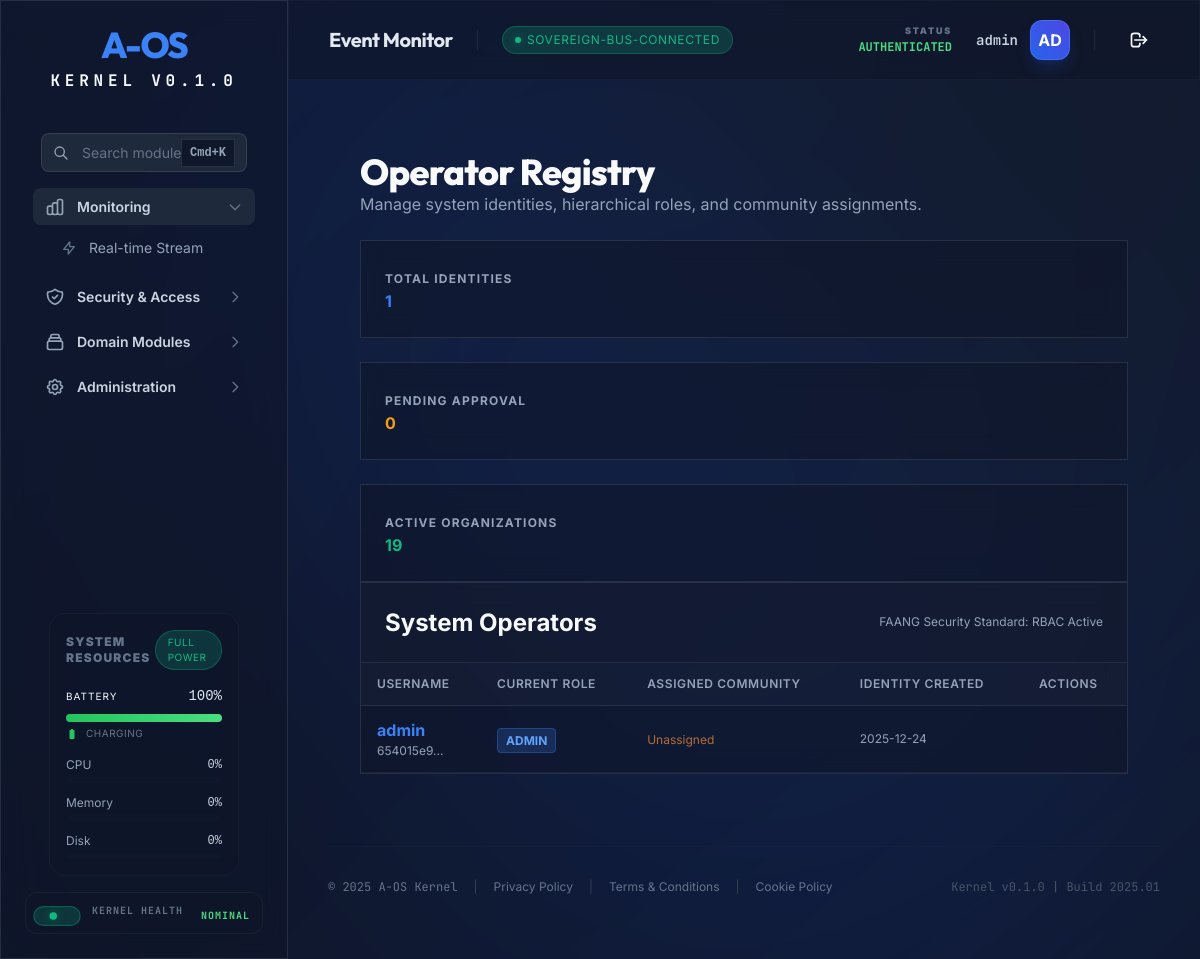
/operators/ (signed in), run on an earlier commit of the app's database.
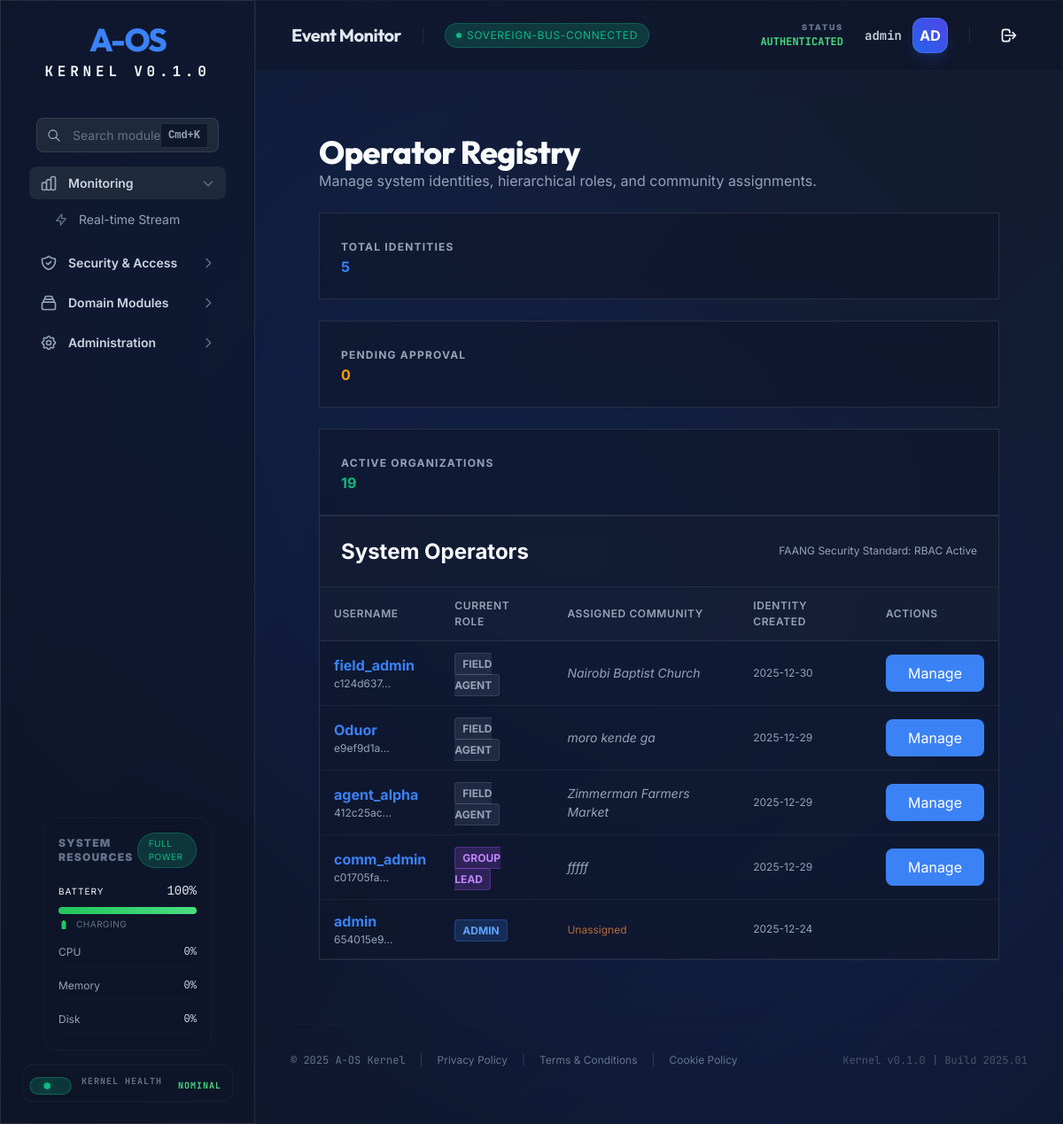
And on a later commit of the database.
### tables this page shows
CREATE TABLE operators (
        id TEXT PRIMARY KEY,
        username TEXT UNIQUE NOT NULL,
        password_hash TEXT NOT NULL,
        role_id TEXT NOT NULL,
        created_at TEXT NOT NULL,
        last_login TEXT, community_id TEXT,
        FOREIGN KEY(role_id) REFERENCES roles(id)
    );

CREATE TABLE community_groups (
        id TEXT PRIMARY KEY,
        name TEXT NOT NULL,
        description TEXT,
        group_type TEXT,
        tags TEXT DEFAULT '[]', -- JSON list
        location TEXT,
        admin_id TEXT,
        trust_level TEXT DEFAULT 'local',
        preferred_channels TEXT DEFAULT 'ussd,sms',
        active BOOLEAN DEFAULT 1,
        created_at DATETIME DEFAULT CURRENT_TIMESTAMP
    );

### aos/api/routers/operators.py (the view)
@router.get("/", response_class=HTMLResponse)
async def list_operators(
    request: Request,
    db: sqlite3.Connection = Depends(get_db),
    current_user: dict = Depends(requires_role(AosRole.SYSTEM_ADMIN))
):
    cursor = db.execute("""
        SELECT o.id, o.username, r.name as role, o.community_id, g.name as community_name, o.created_at, o.last_login
        FROM operators o
        JOIN roles r ON o.role_id = r.id
        LEFT JOIN community_groups g ON o.community_id = g.id
        ORDER BY o.created_at DESC
    """)
    operators = [dict(row) for row in cursor.fetchall()]
    roles = db.execute("SELECT name FROM roles").fetchall()
    communities = db.execute("SELECT id, name FROM community_groups WHERE active=1").fetchall()
    return templates.TemplateResponse("operators.html", {
        "request": request,
        "user": current_user,
        "operators": operators,
        "available_roles": [r[0] for r in roles],
        "available_communities": [{"id": c[0], "name": c[1]} for c in communities]
    })

### aos/api/templates/operators.html (shortened to what this page needs)
{% extends "dashboard.html" %}
{% block content %}
<div class="aos-container aos-p-8">
    <div class="aos-page-header aos-mb-8">
        <h1 class="aos-h1">Operator Registry</h1>
        <p class="aos-text-muted">Manage system identities, hierarchical roles, and community assignments.</p>
    </div>
    <div class="aos-grid aos-grid-cols-1 md:aos-grid-cols-3 aos-gap-6 aos-mb-8">
        <div class="aos-glass aos-p-6">
            <span class="aos-text-muted aos-text-xs uppercase tracking-widest font-bold">Total Identities</span>
            <div class="aos-text-3xl font-bold aos-text-primary">{{ operators|length }}</div>
        </div>
        <div class="aos-glass aos-p-6">
            <span class="aos-text-muted aos-text-xs uppercase tracking-widest font-bold">Pending Approval</span>
            <div class="aos-text-3xl font-bold aos-text-warning">
                {% set pending = 0 %}
                {% for op in operators %}
                {% if op.role == 'operator' and not op.community_id %}
                {% set pending = pending + 1 %}
                {% endif %}
                {% endfor %}
                {{ pending }}
            </div>
        </div>
        <div class="aos-glass aos-p-6">
            <span class="aos-text-muted aos-text-xs uppercase tracking-widest font-bold">Active Organizations</span>
            <div class="aos-text-3xl font-bold aos-text-success">{{ available_communities|length }}</div>
        </div>
    </div>
    <div class="aos-glass aos-rounded-2xl aos-overflow-hidden">
        <div class="aos-p-6 border-b border-slate-700/50 flex justify-between items-center bg-slate-800/20">
            <h2 class="aos-h3">System Operators</h2>
            <div class="aos-text-xs aos-text-muted">FAANG Security Standard: RBAC Active</div>
        </div>
        <table class="aos-table w-full">
            <thead>
                <tr class="aos-bg-surface-elevated">
                    <th class="aos-p-4 text-left aos-text-muted aos-text-xs uppercase">Username</th>
                    <th class="aos-p-4 text-left aos-text-muted aos-text-xs uppercase">Current Role</th>
                    <th class="aos-p-4 text-left aos-text-muted aos-text-xs uppercase">Assigned Community</th>
                    <th class="aos-p-4 text-left aos-text-muted aos-text-xs uppercase">Identity Created</th>
                    <th class="aos-p-4 text-right aos-text-muted aos-text-xs uppercase">Actions</th>
                </tr>
            </thead>
            <tbody>
                {% for op in operators %}
                <tr class="border-b border-slate-700/30 hover:bg-slate-700/10 transition-colors">
                    <td class="aos-p-4">
                        <div class="font-bold aos-text-primary">{{ op.username }}</div>
                        <div class="aos-text-xs aos-text-muted">{{ op.id[:8] }}...</div>
                    </td>
                    <td class="aos-p-4">
                        {% if op.role == 'root' %}
                        <span
                            class="px-2 py-1 rounded bg-red-500/20 text-red-400 border border-red-500/30 text-xs font-bold uppercase">Root</span>
                        {% elif op.role == 'super_admin' or op.role == 'admin' %}
                        <span
                            class="px-2 py-1 rounded bg-blue-500/20 text-blue-400 border border-blue-500/30 text-xs font-bold uppercase">Admin</span>
                        {% elif op.role == 'community_admin' %}
                        <span
                            class="px-2 py-1 rounded bg-purple-500/20 text-purple-400 border border-purple-500/30 text-xs font-bold uppercase">Group
                            Lead</span>
                        {% else %}
                        <span
                            class="px-2 py-1 rounded bg-slate-500/20 text-slate-400 border border-slate-500/30 text-xs font-bold uppercase">Field
                            Agent</span>
                        {% endif %}
                    </td>
                    <td class="aos-p-4 aos-text-sm">
                        {% if op.community_name %}
                        <span class="aos-text-muted italic">{{ op.community_name }}</span>
                        {% else %}
                        <span class="text-orange-400/70 text-xs">Unassigned</span>
                        {% endif %}
                    </td>
                    <td class="aos-p-4 aos-text-muted aos-text-xs">
                        {{ op.created_at[:10] }}
                    </td>
                    <td class="aos-p-4 text-right">
                        {% if op.username != user.username and op.role != 'root' %}
                        <button
                            onclick="openManageModal('{{ op.id }}', '{{ op.username }}', '{{ op.role }}', '{{ op.community_id }}')"
                            class="aos-btn aos-btn-sm aos-btn-primary">
                            Manage
                        </button>
                        {% endif %}
                    </td>
                </tr>
                {% endfor %}
            </tbody>
        </table>
    </div>
</div>
{% endblock %}

What changed in the data, as far as the page shows it:
added operators: username "field_admin", id "c124d637", shows "FIELD AGENT", community_name "Nairobi Baptist Church", created_at "2025-12-30"
added operators: username "Oduor", id "e9ef9d1a", shows "FIELD AGENT", community_name "moro kende ga", created_at "2025-12-29"
added operators: username "agent_alpha", id "412c25ac", shows "FIELD AGENT", community_name "Zimmerman Farmers Market", created_at "2025-12-29"
added operators: username "comm_admin", id "c01705fa", shows "GROUP LEAD", community_name "fffff", created_at "2025-12-29"
Also different on the page:
{{ operators|length }}: "1" → "5"
